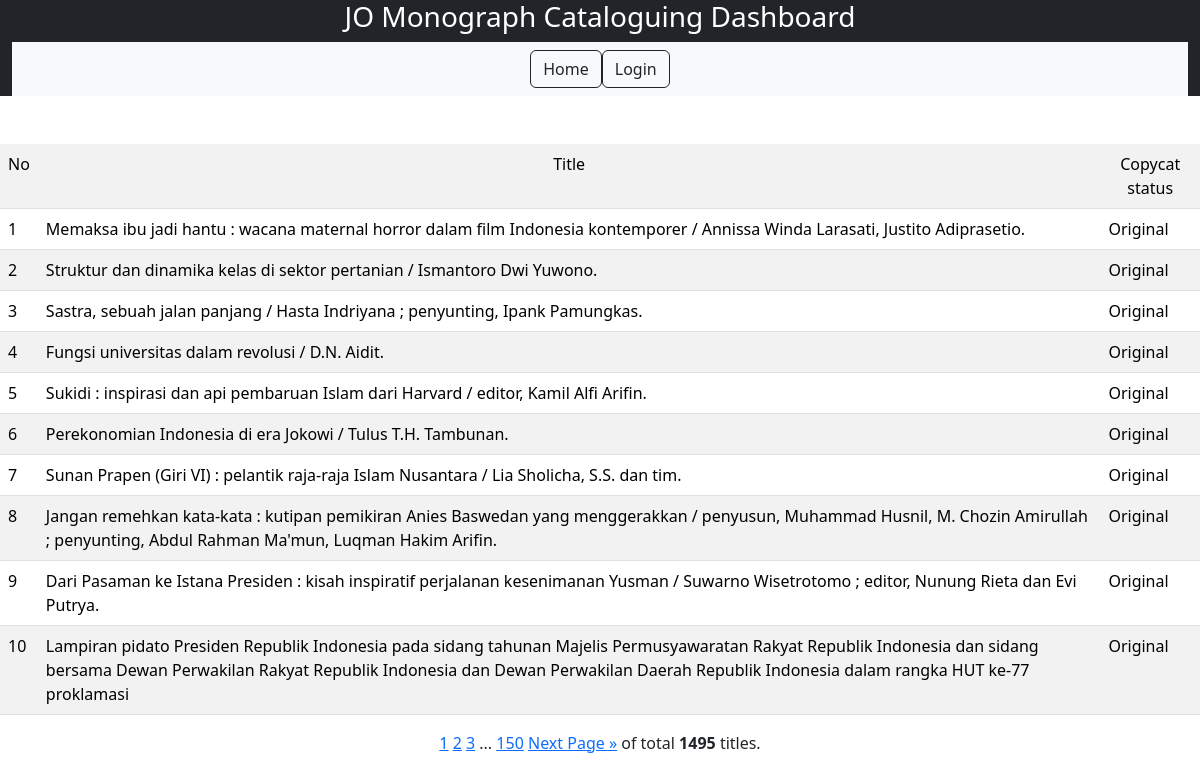
The page /detail_copycat/Original/ on the database its author committed.
### nlajkt_cat_stat/models.py (models this page shows)
class Catalogues(models.Model):
    entry_date = models.DateField()
    consignment_no = models.IntegerField(default=465)
    title = models.TextField()
    work_type = models.CharField(max_length=20, choices=[
        ('Original','Original'),
        ('Translation','Translation'),
        ('Adaptation','Adaptation')
        ], default='Original')
    publish_year = models.IntegerField()
    volume = models.CharField(max_length=20, choices=[
        ('Single','Single'),
        ('Multi-complete','Multi-complete'),
        ('Multi-incomplete','Multi-incomplete'),
        ], default='Single')
    copycat = models.CharField(max_length=20, choices=[
        ('Original','Original'),
        ('Partial copycat','Partial copycat'),
        ('Full copycat','Full copycat'),
        ], default='Original')
    ISBN = models.CharField(max_length=20, choices=[
        ('No','No'),
        ('Yes-valid','Yes-valid'),
        ('Yes-invalid','Yes-invalid'),
        ], default='No')
    authorship_type = models.CharField(max_length=50, choices=[
        ('Single author','Single author'),
        ('Collaboration','Collaboration'),
        ('Compilation','Compilation'),
        ('Others','Others')
        ], default='Single')
    language = models.CharField(max_length=50, choices=[
        ('Indonesian','Indonesian'),
        ('English','English'),
        ('Indonesian local','Indonesian local'),
        ('Multi language','Multi language'),
        ('Unknown','Unknown')
        ], default='Indonesian')
    bibliography = models.CharField(max_length=20, choices=[
        ('No','No'),
        ('Yes','Yes'),
        ], default='No')
    indexx = models.CharField(max_length=20, choices=[
        ('No','No'),
        ('Yes','Yes'),
        ], default='No')
    publisher_type = models.CharField(max_length=100, choices=[
        ('Commercial','Commercial'),
        ('Government-department','Government-department'),
        ('Government-nondepartment','Government-nondepartment'),
        ('Government-local','Government-local'),
        ('Universities','Universities'),
        ('NGO','NGO'),
        ('Others','Others')
        ], default='Commercial')
    genre = models.CharField(max_length=100, choices=[
        ('General non fiction','General non fiction'),
        ('Fiction-novel','Fiction-novel'),
        ('Fiction-short stories','Fiction-short stories'),
	    ('Fiction-biographic','Fiction-biographic'),
	    ('Fiction-drama','Fiction-drama'),
        ('Poetry','Poetry'),
        ('Folktales','Folktales'),
        ('Biography-single','Biography-single'),
        ('Biography-collective','Biography-collective'),
        ('Biography-auto','Biography-auto'),
        ('Dictionaries','Dictionaries'),
        ('Proceeding','Proceeding'),
        ('Comic, cartoon','Comic, cartoon'),
        ], default='General non fiction')
    format = models.CharField(max_length=100, choices=[
        ('Book-printed','Book-printed'),
        ('Book-electronic','Book-electronic'),
        ('Non book video','Non book video'),
        ('Non book audio','Non book audio'),
        ('Map-single','Map-single'),
        ('Map-atlas','Map-atlas'),
        ('Ephemera','Ephemera')
        ], default='Book-printed')
    size = models.CharField(max_length=10, choices=[
        ('YY','YY'),
        ('YYq', 'YYq'),
        ('YYp','YYp')
        ],default='YY')
    subject = models.CharField(max_length=50, choices=[
       ('000-Generalities','000-Generalities'),
       ('000-Library science','000-Library science'),
       ('000-Journalism and media','000-Journalism and media'),
       ('100-Philosophy and ethics','100-Philosophy and ethics'),
       ('200-Religions-general','200-Religions-general'),
       ('200-Religion-Islam','200-Religion-Islam'),
       ('200-Religion-Christianity','200-Religion-Christianity'),
       ('200-Religion-Hinduism','200-Religion-Hinduism'),
       ('200-Religion-Buddhism and others','200-Religion-Buddhism and others'),
       ('300-Social-anthropology and sociology','300-Social-anthropology and sociology'),
       ('300-Social-problems and services','300-Social-problems and services'),
       ('300-Social-politics','300-Social-politics'),
       ('300-Social-international relations','300-Social-international relations'),
       ('300-Social-economics-general','300-Social-economics-general'),
       ('300-Social-economics-management','300-Social-economics-management'),
       ('300-Social-economics-resources','300-Social-economics-resources'),
       ('300-Social-economics-policy and development','300-Social-economics-policy and development'),
       ('300-Social-economics-financial and monetary','300-Social-economics-financial and monetary'),
       ('300-Social-economics-industries and production','300-Social-economics-industries and production'),
       ('300-Social-culture','300-Social-culture'),
       ('300-Social-military','300-Social-military'),
       ('300-Social-education','300-Social-education'),
       ('300-Social-law','300-Social-law'),
       ('300-Social-transportation','300-Social-transportation'),
       ('300-Social-public administration','300-Social-public administration'),
       ('300-Social-human rights','300-Social-human rights'),
       ('400-Language-linguistics','400-Language-linguistics'),
       ('400-Language-sociolinguistics','400-Language-sociolinguistics'),
       ('500-Science-general','500-Science-general'),
       ('600-Technology-general','600-Technology-general'),
       ('600-Agriculture and agribusiness','600-Agriculture and agribusiness'),
       ('700-Arts-general','700-Arts-general'),
       ('700-Arts-visual','700-Arts-visual'),
       ('700-Arts-performance','700-Arts-performance'),
       ('700-Arts-music','700-Arts-music'),
       ('700-Architecture','700-Architecture'),
       ('800-Literature-general','800-Literature-general'),
       ('800-Literature-fiction and poetry','800-Literature-fiction and poetry'),
       ('900-History-general','900-History-general'),
       ('900-History-Indonesia','900-History-Indonesia'),
       ('900-Geography and travel','900-Geography and travel'),
       ('900-Biography','900-Biography')
       ], null=True)

### nlajkt_cat_stat/views.py (the view)
# urls.py: path('detail_copycat/<str:copycat>/', views.detail_copycat, name='detail_copycat'),
def detail_copycat(request, copycat):
    detail_copycat = Catalogues.objects.all().filter(copycat=copycat)
    page = request.GET.get('page', 1)
    paginator = Paginator(detail_copycat, 10)
    try:
        paging = paginator.page(page)
    except PageNotAnInteger:
        paging = paginator.page(1)
    except EmptyPage:
        paging = paginator.page(paginator.num_pages)
    template = loader.get_template('detail_copycat.html')
    context = {'paging' : paging,}
    return HttpResponse(template.render(context, request))

### nlajkt_cat_stat/templates/detail_copycat.html
{% extends 'base.html'%}
{% block block1 %}
<br><br><center>
<table style="width: auto;" class="table table-striped">
    <tr bgcolor = 'grey'>
      <b><td>No</td>
        <td align="center">Title</td>
        <td align="center">Copycat status</td></b>
    </tr>
    {% for x in paging %}
    <tr>
        <td>{{ forloop.counter0|add:paging.start_index }}</td>
        <td>{{ x.title }}</td>
        <td>{{ x.copycat }}</td>
    </tr>
    {% endfor %}
</table>
{% include 'pagination_jakartaoffice.html' %}</center>
<br><br>
{% endblock %}

### rows shown on the page
Catalogues: title "Memaksa ibu jadi hantu : wacana maternal horror dalam film Indonesia kontemporer / Annissa Winda Larasati, Justito Adiprasetio.", copycat "Original"
Catalogues: title "Struktur dan dinamika kelas di sektor pertanian / Ismantoro Dwi Yuwono.", copycat "Original"
Catalogues: title "Sastra, sebuah jalan panjang / Hasta Indriyana ; penyunting, Ipank Pamungkas.", copycat "Original"
Catalogues: title "Fungsi universitas dalam revolusi / D.N. Aidit.", copycat "Original"
Catalogues: title "Sukidi : inspirasi dan api pembaruan Islam dari Harvard / editor, Kamil Alfi Arifin.", copycat "Original"
Catalogues: title "Perekonomian Indonesia di era Jokowi / Tulus T.H. Tambunan.", copycat "Original"
Catalogues: title "Sunan Prapen (Giri VI) : pelantik raja-raja Islam Nusantara / Lia Sholicha, S.S. dan tim.", copycat "Original"
Catalogues: title "Jangan remehkan kata-kata : kutipan pemikiran Anies Baswedan yang menggerakkan / penyusun, Muhammad Husnil, M. Chozin Amirullah ; penyunting, Abdul Rahman Ma'mun, Luqman Hakim Arifin.", copycat "Original"
Catalogues: title "Dari Pasaman ke Istana Presiden : kisah inspiratif perjalanan kesenimanan Yusman / Suwarno Wisetrotomo ; editor, Nunung Rieta dan Evi Putrya.", copycat "Original"
Catalogues: title "Lampiran pidato Presiden Republik Indonesia pada sidang tahunan Majelis Permusyawaratan Rakyat Republik Indonesia dan sidang bersama Dewan Perwakilan Rakyat Republik Indonesia dan Dewan Perwakilan Daerah Republik Indonesia dalam rangka HUT ke-77 proklamasi", copycat "Original"

### other values the page prints
{{ num }} "1"
{{ num }} "2" "3"
{{ paging.paginator.num_pages }} "150"
{{ paging.paginator.count }} "1495"
